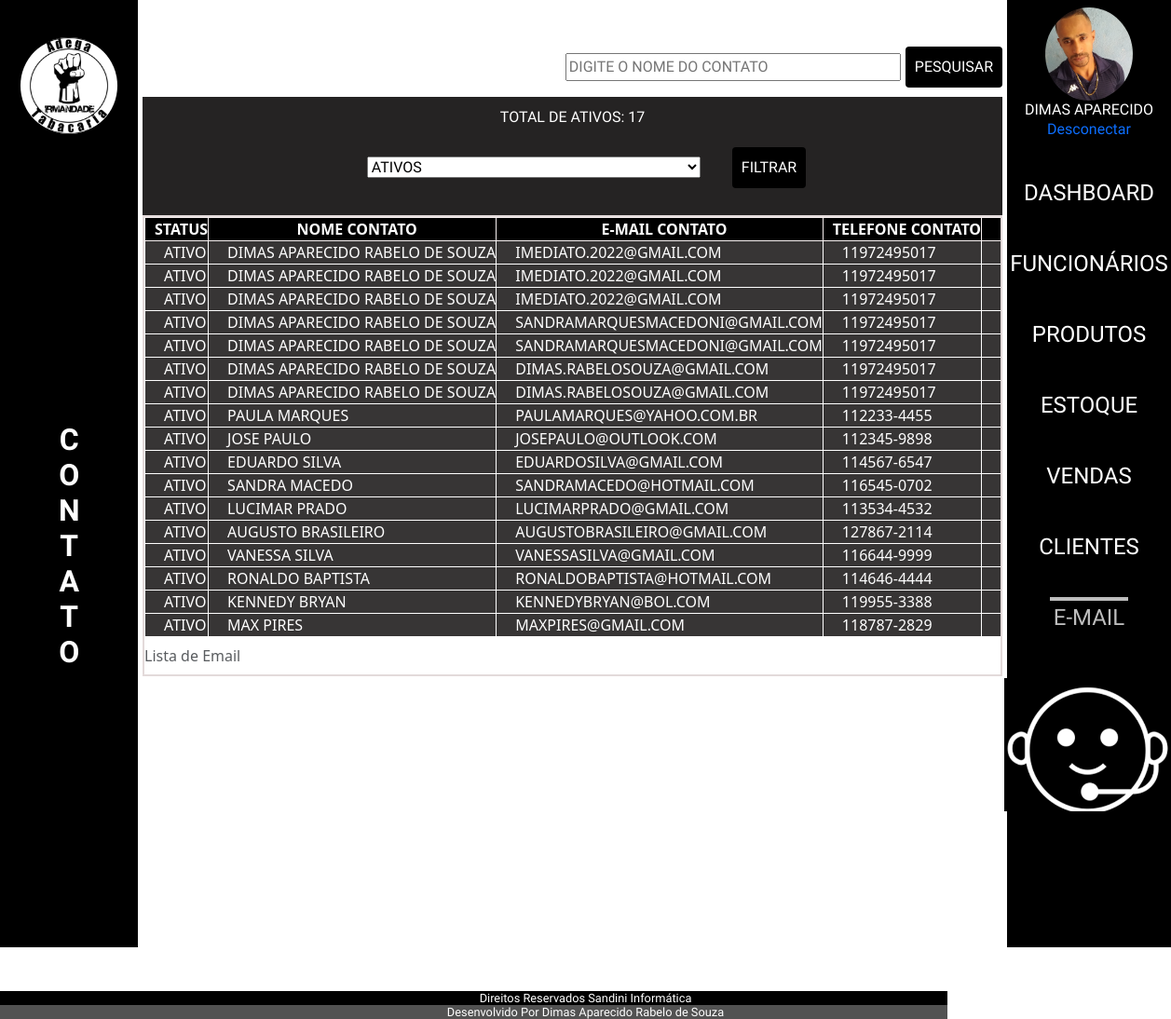
Screenshot of /admin/index.php?p=contato (signed in) with the database file from the repository.
### tables this page shows
CREATE TABLE `tblcontato` (
  `idContato` int(11) NOT NULL,
  `nomeContato` varchar(50) NOT NULL,
  `emailContato` varchar(80) NOT NULL,
  `telefoneContato` varchar(14) NOT NULL,
  `mensagemContato` text NOT NULL,
  `dataContato` date NOT NULL DEFAULT curdate(),
  `statusContato` varchar(10) DEFAULT NULL,
  `horaContato` time NOT NULL DEFAULT curtime()
);

CREATE TABLE `tblusuarios` (
  `idUsuario` int(11) NOT NULL,
  `nomeUsuario` varchar(50) NOT NULL,
  `emailUsuario` varchar(80) NOT NULL,
  `senhaUsuario` varchar(20) NOT NULL,
  `statusUsuario` varchar(10) NOT NULL,
  `fotoUsuario` varchar(100) NOT NULL
);

### admin/authenticacao.php (called while the page is built, shortened)
<?php
if (isset($_SESSION['idUsuario'])) {
    $tipoUsuario = 'cliente';
} elseif (isset($_SESSION['idFuncionario'])) {
    $id = $_SESSION['idFuncionario'];
    $tipoUsuario = 'funcionario';
} else {
    header("location: http://localhost/AdegaIrmandadeLocal/admin/loginAdmin.php");
    exit;
}
$pagina = @$_GET['p'];
require_once('class/cliente.php');
require_once('class/funcionario.php');
if ($tipoUsuario === 'cliente') {
    $usuarios = new ClienteClass($id);
} elseif ($tipoUsuario === 'funcionario') {
    $funcionarios = new FuncionarioClass($id);
    $usuario = $funcionarios;
}

### admin/class/contato.php (called while the page is built, shortened)
<?php
class ContatoClass {
public function listarativos(){
    $sql =  "SELECT * FROM tblcontato WHERE statusContato = 'ATIVO' ORDER BY idContato ASC";
    $conn = Conexao::LigarConexao();
    $resultado = $conn->query($sql);
    $lista = $resultado->fetchAll();
    return $lista;
}
}

### admin/class/cliente.php (called while the page is built, shortened)
<?php
class ClienteClass
{
    public $idUsuario;
public function __construct($id = false)
    {
        if ($id) {
            $this->idUsuario = $id;
            $this->Carregar();
        }
    }
    public function Carregar()
    {
        $query = "SELECT * FROM tblusuarios WHERE idUsuario = " . $this->idUsuario;
        $conn = Conexao::LigarConexao();
        $resultado = $conn->query($query);
        $lista = $resultado->fetchAll();
        foreach ($lista as $linha) {
            $this->nomeUsuario = $linha['nomeUsuario'];
            $this->fotoUsuario = $linha['fotoUsuario'];
        }
        }
 }

### admin/contato/contato.php (the view, shortened to what this page needs)
<?php
require_once('class/contato.php');
$contato = new ContatoClass();
$listaativos = $contato->listarativos();
$listadesativados = $contato->listardesativados();
$listarespondidos = $contato->listarrespondidos();
$statusFiltrar = 'ATIVO';
switch ($statusFiltrar) {
    case 'ATIVO':
        $listaFiltrada = $listaativos;
        break;
}
$totalativos = count($listaativos);
$totaldesativados = count($listadesativados);
?>
<div>
    <form class="CampoPes" action="" method="POST">
        <input type="text" id="searchInput" name="searchInput" placeholder="Digite o Nome do Contato">
        <button type="submit">Pesquisar</button>
    </form>
</div>
<form class="formStatus" action="" method="POST">
    <div>
        <select class="seleAtual" aria-label="Default select example" name="statusContato">
            <option value="ATIVO" <?php echo ($statusFiltrar === 'ATIVO') ? 'selected' : ''; ?>>ATIVOS</option>
        </select>
        <button type="submit">Filtrar</button>
    </div>
    <div>
        <?php if ($statusFiltrar === 'ATIVO') : ?>
            <p class="total">Total de ativos: <?php echo $totalativos; ?></p>
        <?php elseif ($statusFiltrar === 'DESATIVADO') : ?>
            <p class="total">Total de desativados: <?php echo $totaldesativados; ?></p>
        <?php elseif ($statusFiltrar === 'RESPONDIDO') : ?>
            <p class="total">Total de respondidos: <?php echo count($listarespondidos); ?></p>
        <?php endif; ?>
    </div>
</form>
<div class="table-container" id="arrastarMouse">
    <table>
        <caption>Lista de Email</caption>
        <thead>
            <tr>
                <th>Status</th>
                <th>Nome Contato</th>
                <th>E-mail Contato</th>
                <th>Telefone Contato</th>
                <th>Mensagem</th>
            </tr>
        </thead>
        <tbody>
            <?php
            if (!empty($listaFiltrada)) {
                foreach ($listaFiltrada as $linha) : ?>
                    <tr>
                        <td><?php echo $linha['statusContato'] ?></td>
                        <td><?php echo $linha['nomeContato']; ?></td>
                        <td><?php echo $linha['emailContato']; ?></td>
                        <td><?php echo $linha['telefoneContato']; ?></td>
                        <td><?php echo $linha['mensagemContato'] ?></td>
                    </tr>
            <?php endforeach;
            } else {
                echo "<tr><td colspan='7'>Nenhum dado disponível</td></tr>";
            }
            ?>
        </tbody>
    </table>
</div>

### admin/index.php (shortened to what this page needs)
<?php
require_once('authenticacao.php');
?>
<!DOCTYPE html>
<html lang="pt-BR">
<head>
    <link rel="stylesheet" href="../src/css/reset.css">
    <link rel="stylesheet" href="https://cdnjs.cloudflare.com/ajax/libs/animate.css/4.1.1/animate.min.css">
    <link rel="stylesheet" href="https://cdn.jsdelivr.net/npm/bootstrap@5.3.2/dist/css/bootstrap.min.css">
    <link rel="stylesheet" href="./css/estilo.css">
</head>
<body>
    <main>
        <section class="topoEsquerda">
            <h1>
                <img src="img/logoadega.png" alt=" imagem da logo">
            </h1>
            <?php
            if ($pagina == '') {
                $texto = '';
            } else {
                $texto = '' . $pagina;
            }
            echo '<h2 class="vertical-text">';
            for ($i = 0; $i < strlen($texto); $i++) {
                echo '<span>' . $texto[$i] . '</span>';
            }
            echo '</h2>';
            ?>
        </section>
        <div class="box">
            <?php
            switch ($pagina) {
                case 'contato':
                    require_once('contato/contato.php');
                    break;
            }
            ?>
        </div>
        <div class="menu">
            <?php
            $pagina = @$_GET['p'];
            ?>
            <div class="divlogin">
                <?php
                $foto = isset($usuarios->fotoUsuario) ? $usuarios->fotoUsuario : (isset($funcionarios->fotoFuncionario) ? $funcionarios->fotoFuncionario : null);
                $nome = isset($usuarios->nomeUsuario) ? $usuarios->nomeUsuario : (isset($funcionarios->nomeFuncionario) ? $funcionarios->nomeFuncionario : null);
                if (!empty($foto)) {
                    echo '<img src="../admin/img/' . $foto . '" alt="User">';
                } else {
                    echo '<img src="../admin/img/btnuser.png" alt="Imagem Padrão">';
                }
                echo '<h2>' . $nome . '</h2>';
                ?>
                <a href="desconectar.php">Desconectar</a>
            </div>
            <nav>
                <ul>
                    <li><a href="index.php?p=dashboard" class="<?= ($pagina == 'dashboard' || $pagina == '') ? 'menuAtivo' : ''; ?>"> Dashboard </a></li>
                    <li><a href="index.php?p=funcionarios" class="<?= ($pagina == 'funcionarios') ? 'menuAtivo' : ''; ?>"> Funcionários </a></li>
                    <li><a href="index.php?p=produtos" class="<?= ($pagina == 'produtos') ? 'menuAtivo' : ''; ?>"> Produtos </a></li>
                    <li><a href="index.php?p=estoque" class="<?= ($pagina == 'estoque') ? 'menuAtivo' : ''; ?>"> Estoque </a></li>
                    <li><a href="index.php?p=vendas" class="<?= ($pagina == 'vendas') ? 'menuAtivo' : ''; ?>"> Vendas </a></li>
                    <li><a href="index.php?p=clientes" class="<?= ($pagina == 'clientes') ? 'menuAtivo' : ''; ?>"> Clientes </a></li>
                    <li><a href="index.php?p=contato" class="<?= ($pagina == 'contato') ? 'menuAtivo' : ''; ?>"> E-mail </a></li>
                    <li class="geralAjuda"><img class="iconeAjuda" src="../admin/img/ajudaSuporte.png" alt=""></a>
                        <p class="msnSuporte">Olá! Dúvidas e Suporte
                            sandini.infor@gmail.com.</p>
                    </li>
                </ul>
            </nav>
        </div>
    </main>
    <footer class="rodape">
        <h2>Direitos Reservados Sandini Informática</h2>
        <h2 class="h2d">Desenvolvido Por Dimas Aparecido Rabelo de Souza</h2>
    </footer>
</body>
</html>

### admin/css/estilo.css (style rules this page uses)
* a, h1, h2, h3, h4 { font-family: 'Secular One'; font-size: 16px; text-align: center; margin: 0; padding: 0; box-sizing: border-box; text-decoration: none; }
textarea, select, input { text-transform: uppercase; }
body { display: flex; flex-direction: column; min-height: 100vh; color: #ffffff; }
.vertical-text { writing-mode: vertical-lr; text-orientation: upright; white-space: nowrap; display: inline-block; font-family: 'Secular One'; font-size: 2.0em; font-weight: bold; text-transform: uppercase; }
h1 { width: 80%; margin-top: 10px }
h1 img { width: 70%; border-radius: 50%; }
.divlogin { width: 100%; display: flex; align-items: center; flex-direction: column; justify-content: space-between; padding: 8px; }
.divlogin img { border-radius: 50%; max-width: 180px; max-height: 100px; }
.topoEsquerda { background: #000000; display: flex; flex-direction: column; width: 200px; justify-content: space-between; align-items: center; padding-bottom: 345px; }
main { width: 100%; flex: 1; display: flex; }
.menu { display: flex; background: #000000; color: #ffffff; text-align: center; margin: 0 auto; width: 14%; align-items: center; flex-direction: column; }
ul { padding: 10px 20px; }
ul li { padding: 20px 20px; }
nav ul li a { color: #ffffff; text-decoration: none; font-size: 1.5em; text-transform: uppercase; }
.menuAtivo { color: #bdbdbd !important; border-top: solid 4px #bdbdbd; padding: 4px; }
.box { width: 100%; min-height: 400px; overflow: auto; box-sizing: border-box; padding: 40px 5px; color: #000000; }
.rodape { width: 100%; }
.rodape h2 { background: #000000; margin-bottom: 0; font-size: 0.8em; }
.rodape .h2d { background: #525252; }
.table-container { max-height: 800px; overflow-y: auto; overflow-x: auto; border: 2px solid #e3dada; text-align: justify; white-space: nowrap; cursor: grab; }
table { width: 100%; border-collapse: collapse; border: 1px solid #f8f1f1; }
td { background: #373535; border: 1px solid #fff; color: #fff; text-indent: 20px; text-transform: uppercase; width: 100%; }
th { border: 1px solid #f8f1f1; text-align: center; font-size: 1.0em; font-weight: bold; text-transform: uppercase; text-indent: 10px; background: #000000; color: #ffffff; }
h1 { text-align: center; background: #000000; width: 100%; padding: 30px 0px; text-transform: uppercase; }
form { display: flex; flex-direction: column; align-items: center; background: #252323; width: 100%; font-family: 'Secular One'; text-transform: uppercase; }
input { margin: 5px 5px; width: 360px; text-transform: uppercase; }
select { margin: 30px; }
button { margin: 10px 0; padding: 10px; background-color: #000000; color: #fff; border: none; border-radius: 4px; text-transform: uppercase; }
.seleAtual { width: 358px; }
.total { color: #ffffff; font-size: 1.0em; margin-bottom: 0; }
.formStatus { display: flex; flex-direction: column-reverse; justify-content: space-around; padding: 10px; }
.CampoPes { display: flex; justify-content: flex-end; flex-direction: row; background: none; }
.iconeAjuda { width: 100%; }
.msnSuporte { font-family: 'Secular One'; }
.geralAjuda { display: flex; flex-direction: column; margin-top: 7px; }

### rows the page displays
tblcontato: statusContato "ATIVO", nomeContato "DIMAS APARECIDO RABELO DE SOUZA", emailContato "IMEDIATO.2022@GMAIL.COM", telefoneContato "11972495017"
tblcontato: statusContato "ATIVO", nomeContato "DIMAS APARECIDO RABELO DE SOUZA", emailContato "IMEDIATO.2022@GMAIL.COM", telefoneContato "11972495017"
tblcontato: statusContato "ATIVO", nomeContato "DIMAS APARECIDO RABELO DE SOUZA", emailContato "IMEDIATO.2022@GMAIL.COM", telefoneContato "11972495017"
tblcontato: statusContato "ATIVO", nomeContato "DIMAS APARECIDO RABELO DE SOUZA", emailContato "SANDRAMARQUESMACEDONI@GMAIL.COM", telefoneContato "11972495017"
tblcontato: statusContato "ATIVO", nomeContato "DIMAS APARECIDO RABELO DE SOUZA", emailContato "SANDRAMARQUESMACEDONI@GMAIL.COM", telefoneContato "11972495017"
tblcontato: statusContato "ATIVO", nomeContato "DIMAS APARECIDO RABELO DE SOUZA", emailContato "DIMAS.RABELOSOUZA@GMAIL.COM", telefoneContato "11972495017"
tblcontato: statusContato "ATIVO", nomeContato "DIMAS APARECIDO RABELO DE SOUZA", emailContato "DIMAS.RABELOSOUZA@GMAIL.COM", telefoneContato "11972495017"
tblcontato: statusContato "ATIVO", nomeContato "PAULA MARQUES", emailContato "PAULAMARQUES@YAHOO.COM.BR", telefoneContato "112233-4455"
tblcontato: statusContato "ATIVO", nomeContato "JOSE PAULO", emailContato "JOSEPAULO@OUTLOOK.COM", telefoneContato "112345-9898"
tblcontato: statusContato "ATIVO", nomeContato "EDUARDO SILVA", emailContato "EDUARDOSILVA@GMAIL.COM", telefoneContato "114567-6547"
tblcontato: statusContato "ATIVO", nomeContato "SANDRA MACEDO", emailContato "SANDRAMACEDO@HOTMAIL.COM", telefoneContato "116545-0702"
tblcontato: statusContato "ATIVO", nomeContato "LUCIMAR PRADO", emailContato "LUCIMARPRADO@GMAIL.COM", telefoneContato "113534-4532"
tblcontato: statusContato "ATIVO", nomeContato "AUGUSTO BRASILEIRO", emailContato "AUGUSTOBRASILEIRO@GMAIL.COM", telefoneContato "127867-2114"
tblcontato: statusContato "ATIVO", nomeContato "VANESSA SILVA", emailContato "VANESSASILVA@GMAIL.COM", telefoneContato "116644-9999"
tblcontato: statusContato "ATIVO", nomeContato "RONALDO BAPTISTA", emailContato "RONALDOBAPTISTA@HOTMAIL.COM", telefoneContato "114646-4444"
tblcontato: statusContato "ATIVO", nomeContato "KENNEDY BRYAN", emailContato "KENNEDYBRYAN@BOL.COM", telefoneContato "119955-3388"
tblcontato: statusContato "ATIVO", nomeContato "MAX PIRES", emailContato "MAXPIRES@GMAIL.COM", telefoneContato "118787-2829"
tblusuarios: fotoUsuario (picture), nomeUsuario "DIMAS APARECIDO"

### other values shown
$texto[$i] "C"
$texto[$i] "O"
$texto[$i] "N"
$texto[$i] "T"
$texto[$i] "A"
$totalativos "17"
